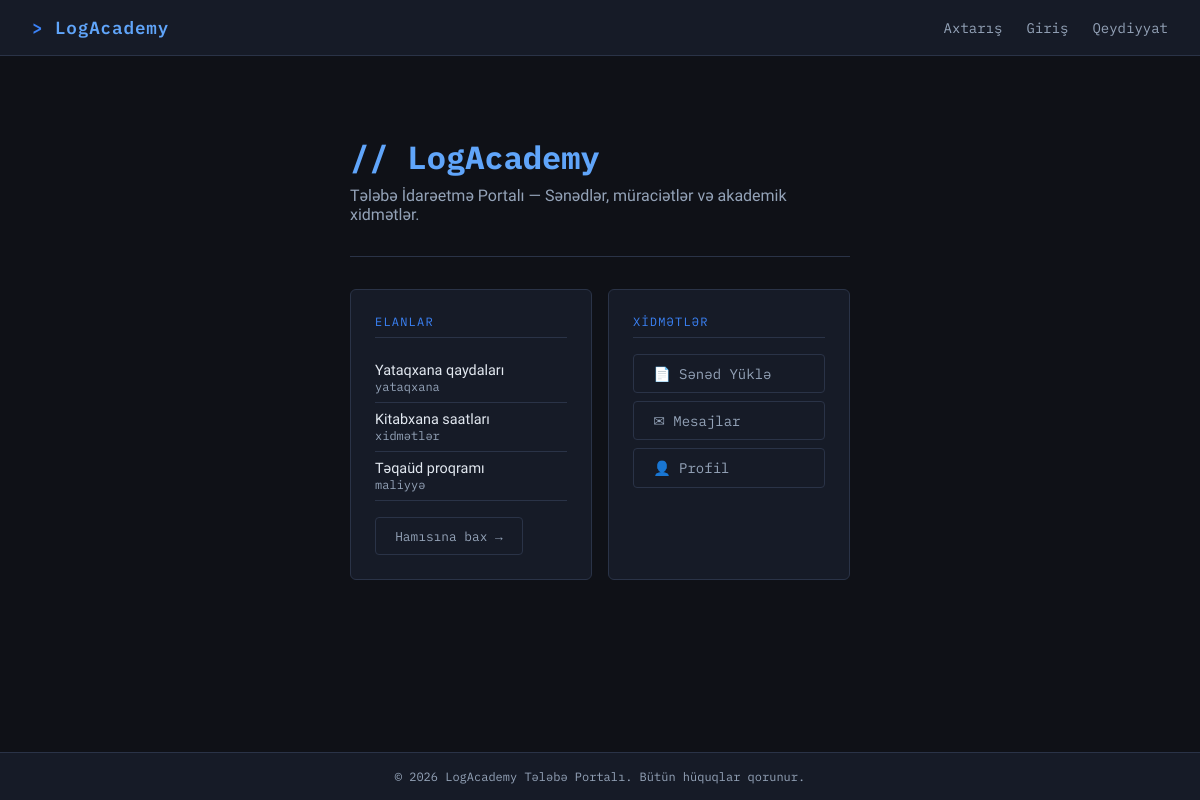
Screenshot of /web/html/logacademy/index.php with the database file from the repository.
### tables this page shows
CREATE TABLE search_index (
    id INT AUTO_INCREMENT PRIMARY KEY,
    title VARCHAR(255),
    content TEXT,
    category VARCHAR(100)
);

### web/html/logacademy/index.php (the view, shortened to what this page needs)
<?php
require_once 'includes/header.php';
?>
<div class="hero">
    <h1>// LogAcademy</h1>
    <p>Tələbə İdarəetmə Portalı — Sənədlər, müraciətlər və akademik xidmətlər.</p>
</div>
<div class="grid-2">
    <div class="card">
        <div class="card-title">Elanlar</div>
        <?php
        $db = db();
        $result = $db->query("SELECT * FROM search_index ORDER BY id DESC LIMIT 3");
        while ($row = $result->fetch_assoc()):
        ?>
        <div style="padding: 0.5rem 0; border-bottom: 1px solid var(--border);">
            <div style="font-size:0.9rem;"><?= $row['title'] ?></div>
            <div style="font-size:0.75rem; color:var(--text2); font-family:var(--font-mono);"><?= $row['category'] ?></div>
        </div>
        <?php endwhile; ?>
        <div style="margin-top:1rem;">
            <a href="/search.php" class="btn btn-outline" style="font-size:0.8rem;">Hamısına bax →</a>
        </div>
    </div>
    <div class="card">
        <div class="card-title">Xidmətlər</div>
        <div style="display:flex; flex-direction:column; gap:0.5rem;">
            <a href="/documents/upload.php" class="btn btn-outline">📄 Sənəd Yüklə</a>
            <a href="/messages.php" class="btn btn-outline">✉ Mesajlar</a>
            <a href="/profile/view.php" class="btn btn-outline">👤 Profil</a>
        </div>
    </div>
</div>
<?php require_once 'includes/footer.php'; ?>

### web/html/logacademy/css/style.css (style rules this page uses)
:root { --bg: #0f1117; --bg2: #161b27; --bg3: #1e2535; --border: #2a3347; --accent: #3b82f6; --accent2: #60a5fa; --text: #e2e8f0; --text2: #94a3b8; --danger: #ef4444; --success: #22c55e; --warning: #f59e0b; --font-mono: 'IBM Plex Mono', monospace; --font-sans: 'IBM Plex Sans Arabic', sans-serif; }
* { box-sizing: border-box; margin: 0; padding: 0; }
body { background: var(--bg); color: var(--text); font-family: var(--font-sans); min-height: 100vh; display: flex; flex-direction: column; }
.card { background: var(--bg2); border: 1px solid var(--border); border-radius: 6px; padding: 1.5rem; margin-bottom: 1rem; }
.card-title { font-family: var(--font-mono); font-size: 0.75rem; color: var(--accent); text-transform: uppercase; letter-spacing: 0.1em; margin-bottom: 1rem; padding-bottom: 0.5rem; border-bottom: 1px solid var(--border); }
.btn { display: inline-block; padding: 0.6rem 1.2rem; border-radius: 4px; border: none; cursor: pointer; font-family: var(--font-mono); font-size: 0.875rem; text-decoration: none; transition: opacity 0.2s; }
.btn-outline { background: transparent; border: 1px solid var(--border); color: var(--text2); }
.hero { padding: 3rem 0 2rem; border-bottom: 1px solid var(--border); margin-bottom: 2rem; }
.hero h1 { font-family: var(--font-mono); font-size: 2rem; margin-bottom: 0.5rem; color: var(--accent2); }
.hero p { color: var(--text2); max-width: 500px; }
.grid-2 { display: grid; grid-template-columns: 1fr 1fr; gap: 1rem; }

### rows the page displays
search_index: title "Yataqxana qaydaları", category "yataqxana"
search_index: title "Kitabxana saatları", category "xidmətlər"
search_index: title "Təqaüd proqramı", category "maliyyə"
